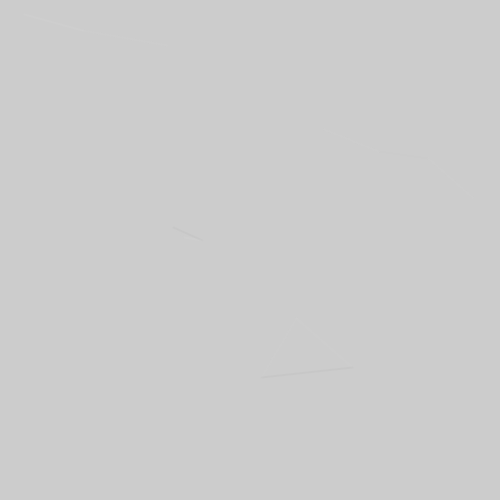
Frame 1 (no input)
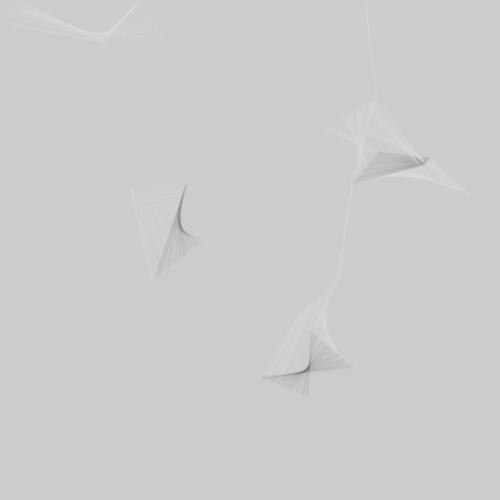
Frame 60 (the mouse pressed at the canvas centre just before this capture)
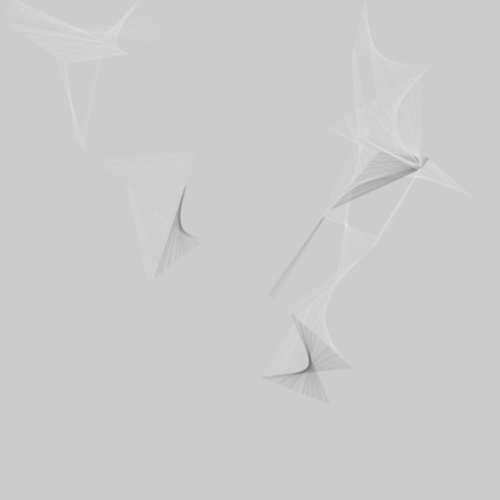
Frame 120 (the mouse held since frame 60 and released just before this capture)

The Processing sketch that drew these frames (run headless with seeded random() and noise(); from frame 60 on, the mouse is pressed at the canvas centre):

// Processing sketch: processing_152411
// ── processing_152411.pde

/*
 * Creative Coding
 * Week 3, 06 - rule-based system
 * by Indae Hwang and Jon McCormack
 * Copyright (c) 2014 Monash University
 *
 * This sketch draws a series of moving Elements (circles) according to the following rules:
 * - start from a random position and move in a constant random direction
 * - if the point reaches the boundary of the screen move in the opposite direction with new velocity
 * - if the circles intersect then draw a line connecting their centres, colouring the line based on the circle being odd or even
 */

float[] x;      // position
float[] y;
float[] xInc;   // change per frame
float[] yInc;
int numArray;   // number of elements

float proximity;  // if distance between elements < proximity then draw a line between them

void setup() {
  size(500, 500);

  numArray = 15;

  // allocate arrays
  x= new float[numArray];
  y= new float[numArray];
  xInc= new float[numArray];
  yInc= new float[numArray];

  proximity = 100;   // influence distance

  // random starting position and direction
  for (int i=0; i<numArray; i++) {
    x[i] = random(width);
    y[i] = random(height);
    xInc[i] = random(-1, 1);
    yInc[i] = random(-1, 1);
  }

  strokeWeight(2);
}

void draw() {

  //background(255);

  // iterate over each point
  for (int i=0; i<numArray; i++) {

    x[i] += xInc[i];
    y[i] += yInc[i];

    // bounce off the sides of the window
    if (x[i] > width || x[i] < 0) {
      xInc[i] = xInc[i] > 0 ? -random(1) : random(1);
    }

    if (y[i] > height || y[i] < 0 ) {
      yInc[i] = yInc[i] > 0 ? -random(1) : random(1);
    }

    //drawElement(x[i], y[i], xInc[i], yInc[i]);
  }

  for (int i=0; i<numArray; i++) {
    for (int j=0; j<i; j++) {
      float dist = dist(x[i], y[i], x[j], y[j]  );
      if (dist < proximity) {
        if (i%2 == 0 || j%2==0) {
          stroke(int(random(200,255)),int(random(8,10)));
        } 
        else {
          stroke(int(random(0,2)), int(random(1,8)));
        }
        line(x[i], y[i], x[j], y[j]  );
      }
    }
  }
}

void drawElement(float x, float y, float dx, float dy ) {

  // draw the point in red
  noFill();
  stroke(255, 0, 0);
  point(x, y);

  // draw an arrow in the current direction of travel
  stroke(0, 100);
  float endX = x + (dx*20);
  float endY = y + (dy*20);
  float arX = x + (dx*15);
  float arY = y + (dy*15);
  line(x, y, endX, endY);
  line(endX, endY, arX + (dy * 5), arY - (dx * 5));
  line(endX, endY, arX - (dy * 5), arY + (dx * 5));


  // draw the boundary of proximity
  stroke(0, 10);
  ellipse(x, y, proximity, proximity);
}
